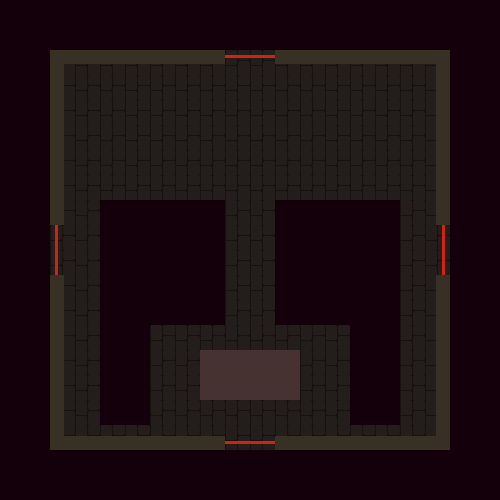

This is a level from a 2D game, rendered from its Tiled map with the project's own tilesets. A one-line summary and the map file follow, with tile-layer data summarised:
An orthogonal 20x20 tile map with 25x25 px tiles, 1 tile layer (Tile Layer 1), 2 tilesets.

<map version="1.0" orientation="orthogonal" width="20" height="20" tilewidth="25" tileheight="25">
 <tileset firstgid="1" name="warped-tileset" tilewidth="25" tileheight="25">
  <image source="../warped-tileset.png" width="500" height="50" />
 </tileset>
 <tileset firstgid="41" name="warped-objectset" tilewidth="25" tileheight="25">
  <image source="../warped-objectset.png" width="500" height="50" />
 </tileset>
 <layer name="Tile Layer 1" width="20" height="20">
  <data>[400 cells, 400 non-empty, 15 distinct tile ids]</data>
 </layer>
 <objectgroup name="Object Layer 1" width="20" height="20" />
 <objectgroup name="Object Layer 2" width="20" height="20" />
</map>
